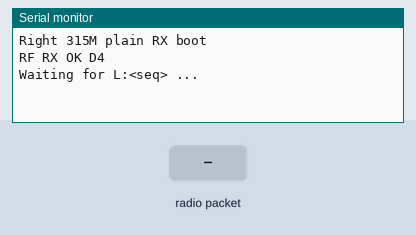
Simulated run of this sketch. Board: Arduino Uno, built with avr-gcc and run on an emulated ATmega328P. On the bench: the last lines printed to the serial monitor. Inputs (shaded band) come from the test bench. No radio packets arrive unless stated.

Above: at 1.2 s.
1.3 s: radio packet "1" arrives
At 3.1 s:
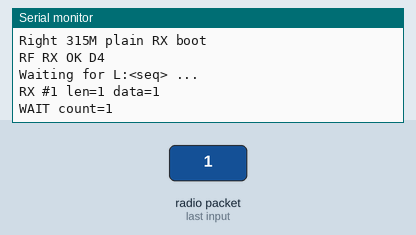
3.5 s: radio packet "0" arrives
At 3.9 s:
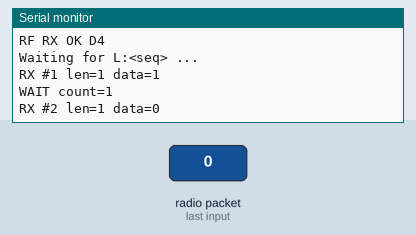
5.0 s: radio packet "2" arrives
At 7.4 s:
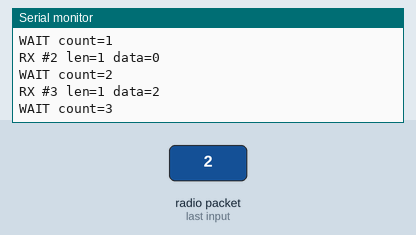
Timing chart, 0 to 8.9 s (numbered marks = the images above; inputs shaded):
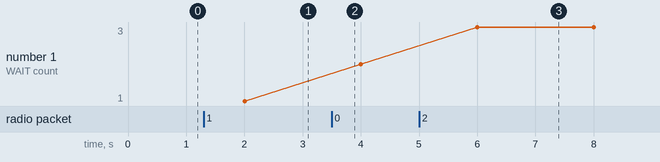

The sketch:

right_315m_plain_rx.ino
```cpp
/*

  right_315m_plain_rx.ino

  315M 最小接收测试：只收 left_315m_plain_tx.ino 发来的纯文本 L:<seq>


  接线：315M RX DATA -> D4

  依赖库：RadioHead / RH_ASK


  说明：

  - 这版不包含 BLE、OLED、MPU、五指采集，专门排查 315M 是否能通。

  - 如果这版也收不到，问题基本在 315M 模块/接线/供电/频率/距离/天线。

*/


#include <RH_ASK.h>

#include <SPI.h>


#define RF_RX_PIN 4


// RH_ASK(speed, rxPin, txPin, pttPin)

RH_ASK rf(2000, RF_RX_PIN, 13, 10);


unsigned long lastBeat = 0;

uint32_t recvCount = 0;


void setup() {

  Serial.begin(9600);

  Serial.println(F("Right 315M plain RX boot"));


  if (rf.init()) {

    Serial.println(F("RF RX OK D4"));

  } else {

    Serial.println(F("RF RX FAIL"));

  }


  Serial.println(F("Waiting for L:<seq> ..."));

}


void loop() {

  uint8_t buf[RH_ASK_MAX_MESSAGE_LEN];

  uint8_t len = sizeof(buf);


  if (rf.recv(buf, &len)) {

    recvCount++;

    Serial.print(F("RX #"));

    Serial.print(recvCount);

    Serial.print(F(" len="));

    Serial.print(len);

    Serial.print(F(" data="));


    for (uint8_t i = 0; i < len; i++) {

      char c = (char)buf[i];

      if (c >= 32 && c <= 126) Serial.print(c);

      else Serial.print('.');

    }

    Serial.println();

  }


  // 心跳：说明程序没死，只是没收到包

  if (millis() - lastBeat > 2000) {

    lastBeat = millis();

    Serial.print(F("WAIT count="));

    Serial.println(recvCount);

  }

}
```

Measured:
- after the input at 1.3 s, the serial monitor: prints a new line at once (image 1)
- after the input at 3.5 s, the serial monitor: prints a new line at once (image 2)
- after the input at 5.0 s, the serial monitor: prints a new line at once (image 3)
- plotted number 1: 1 → 2 after the input at 3.5 s, 2 → 3 after the input at 5.0 s
